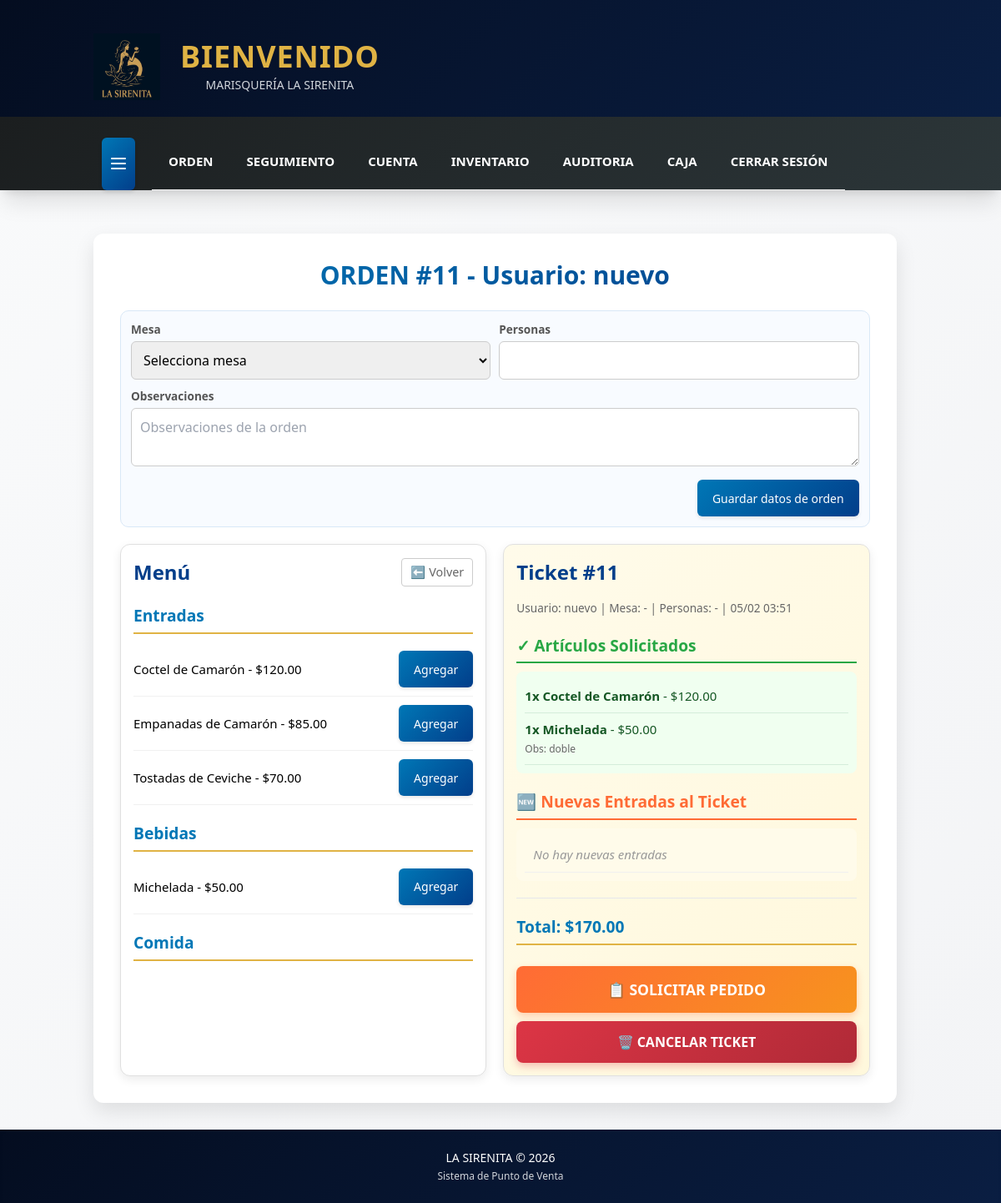
/ORDEN/?ticket_id=11 (signed in), run on the app's committed database.
### SIRENITA/models.py (models this page shows, shortened)
class Pedido(models.Model):
    ESTADO_PAGO_CHOICES = [
        ('PENDIENTE_DE_PAGO', 'Pendiente de Pago'),
        ('PAGADO', 'Pagado'),
        ('CANCELADO', 'Cancelado'),
    ]
    METODO_PAGO_CHOICES = [
        ('EFECTIVO', 'Efectivo'),
        ('TARJETA', 'Tarjeta'),
        ('TRANSFERENCIA', 'Transferencia'),
        ('STRIPE', 'Stripe'),
        ('MERCADOPAGO', 'MercadoPago'),
    ]
    usuario = models.ForeignKey(User, on_delete=models.CASCADE, null=True, blank=True)
    numero_cliente = models.IntegerField(null=True, blank=True)
    mesa = models.IntegerField(null=True, blank=True)
    personas = models.IntegerField(null=True, blank=True)
    observaciones = models.TextField(null=True, blank=True)
    creado = models.DateTimeField(auto_now_add=True)
    completado = models.BooleanField(default=False)
    estado_pago = models.CharField(max_length=20, choices=ESTADO_PAGO_CHOICES, default='PENDIENTE_DE_PAGO')
    cupon_aplicado = models.ForeignKey(Cupon, on_delete=models.SET_NULL, null=True, blank=True, related_name='pedidos')
    descuento_aplicado = models.DecimalField(max_digits=10, decimal_places=2, default=0)
    fecha_pago = models.DateTimeField(null=True, blank=True)
    metodo_pago = models.CharField(max_length=20, choices=METODO_PAGO_CHOICES, null=True, blank=True)

class Categoria(models.Model):
    nombre = models.CharField(max_length=100, unique=True)

class Producto(models.Model):
    categoria = models.ForeignKey(Categoria, on_delete=models.CASCADE, related_name="productos")
    nombre = models.CharField(max_length=200)
    precio = models.DecimalField(max_digits=8, decimal_places=2)
    disponible = models.BooleanField(default=True)

### SIRENITA/views.py (the view)
# urls.py: path('', views.ORDEN, name='tabla'),
@login_required
@never_cache
def ORDEN(request):
    ticket_id = request.GET.get('ticket_id')
    mesa_busqueda = request.GET.get('mesa', '').strip()
    ticket_actual = None
    if ticket_id:
        qs = Pedido.objects.filter(id=ticket_id)
        if not request.user.is_staff:
            qs = qs.filter(usuario=request.user)
        ticket_actual = qs.first()
    total_ticket_expr = Sum(
        F('items__cantidad') * F('items__producto__precio'),
        output_field=DecimalField(max_digits=12, decimal_places=2)
    )
    total_ticket_annotated = Coalesce(
        total_ticket_expr,
        Value(0, output_field=DecimalField(max_digits=12, decimal_places=2))
    )
    tickets_abiertos = Pedido.objects.filter(completado=False)
    if not request.user.is_staff:
        tickets_abiertos = tickets_abiertos.filter(usuario=request.user)
    if mesa_busqueda:
        try:
            tickets_abiertos = tickets_abiertos.filter(mesa=int(mesa_busqueda))
        except ValueError:
            tickets_abiertos = tickets_abiertos.none()
    tickets_abiertos = (
        tickets_abiertos
        .annotate(total_ticket=total_ticket_annotated)
        .order_by('-creado', '-id')
    )
    categorias = Categoria.objects.prefetch_related('productos')
    mesas_disponibles = Mesa.objects.order_by('mesa').values_list('mesa', flat=True)
    return render(request, 'ORDEN.html', {
        'categorias': categorias,
        'ticket_actual': ticket_actual,
        'tickets_abiertos': tickets_abiertos,
        'mesa_busqueda': mesa_busqueda,
        'mesas_disponibles': mesas_disponibles,
    })

### SIRENITA/templatetags/number_format.py (called while the page is built)
@register.filter
def format_number_en(value):
    if value in (None, ""):
        return "0.00"
    try:
        amount = Decimal(str(value))
    except (InvalidOperation, TypeError, ValueError):
        return value
    return f"{amount:,.2f}"

### SIRENITA/templates/ORDEN.html (shortened to what this page needs)
{% extends 'LAYOUT.html'%}
{% load static number_format l10n %}
{% block page_title %}
    {% if ticket_actual %}
        ORDEN #{{ ticket_actual.id }} - Usuario: {{ ticket_actual.usuario.username|default:"Sistema" }}
    {% else %}
        GESTIÓN DE ÓRDENES
    {% endif %}
{% endblock %}
{% block content %}
{% if not ticket_actual %}
<div class="container" style="display:block;">
    <div style="text-align:center; margin: 40px 0;">
        <h2 style="font-size: 2rem; color: #023e8a; margin-bottom: 30px;">Gestión de Tickets</h2>
    <form method="get" action="{% url 'ORDEN' %}" style="display:flex; justify-content:center; gap:10px; flex-wrap:wrap; margin-bottom:18px;">
      <input type="number" name="mesa" min="1" placeholder="Buscar por mesa" value="{{ mesa_busqueda }}" style="padding:10px 12px; border:1px solid #ccc; border-radius:8px; min-width:180px;">
      <button type="submit" style="margin-left:0; margin-top:0;">Buscar</button>
      {% if mesa_busqueda %}
      <a href="{% url 'ORDEN' %}" style="display:inline-flex; align-items:center; padding:10px 14px; border:1px solid #ccc; border-radius:8px; text-decoration:none; color:#555; background:#fff;">Limpiar</a>
      {% endif %}
    </form>
    <form method="post" action="{% url 'crear_ticket' %}" style="display:flex; justify-content:center; gap:10px; flex-wrap:wrap; align-items:center;">
      {% csrf_token %}
      <button type="submit" class="btn-new-ticket" style="border:none;">
        <span style="font-size: 1.5rem; margin-right: 10px;">+</span> ABRIR NUEVO TICKET
      </button>
    </form>
    </div>
    <div class="tickets-list-section">
        <h3 style="border-bottom: 2px solid #28a745; color: #28a745;">Tickets Abiertos</h3>
        {% if tickets_abiertos %}
            <ul class="ticket-list">
                {% for t in tickets_abiertos %}
                <li>
                    <a href="{% url 'ORDEN' %}?ticket_id={{ t.id }}" class="ticket-link">
                        <div style="display:flex; justify-content:space-between; align-items:center;">
                            <span style="font-weight:bold; font-size:1.1rem; color:#023e8a;">Ticket #{{ t.id }}</span>
                      <span style="font-weight:bold; color:#28a745;">${{ t.total_ticket|format_number_en }}</span>
                        </div>
                        <div class="ticket-info">
                            <span style="margin-right:15px;">📅 {{ t.creado|date:"d/m/Y H:i" }}</span>
                            <span>👤 {{ t.usuario.username|default:"Sistema" }}</span>
                          <span style="margin-left:15px;">🪑 Mesa {{ t.mesa|default:"-" }}</span>
                          <span style="margin-left:15px;">👥 {% if t.personas %}{{ t.personas|format_int_en }}{% else %}-{% endif %}</span>
                        </div>
                    </a>
                </li>
                {% endfor %}
            </ul>
        {% else %}
            <div style="text-align:center; padding: 40px; color:#888; background:#f9f9f9; border-radius:8px;">
                <p>No hay tickets pendientes actualmente.</p>
            </div>
        {% endif %}
    </div>
</div>
<style>
    .btn-new-ticket {
        display: inline-flex;
        align-items: center;
        padding: 18px 36px;
        background: linear-gradient(135deg, #28a745 0%, #20863a 100%);
        color: white;
        text-decoration: none;
        border-radius: 50px;
        font-weight: bold;
        font-size: 1.2rem;
        box-shadow: 0 6px 15px rgba(40, 167, 69, 0.4);
        transition: all 0.3s ease;
    }
    .btn-new-ticket:hover {
        transform: translateY(-3px);
        box-shadow: 0 10px 20px rgba(40, 167, 69, 0.5);
    }
    .tickets-list-section {
        max-width: 800px;
        margin: 0 auto;
        background: white;
        padding: 30px;
        border-radius: 16px;
        box-shadow: 0 10px 30px rgba(0,0,0,0.08);
        border: 1px solid #f0f0f0;
    }
    .ticket-list {
        list-style: none;
        padding: 0;
        margin-top: 20px;
    }
    .ticket-list li {
        margin-bottom: 12px;
    }
    .ticket-link {
        display: block;
        padding: 20px;
        text-decoration: none;
        color: #333;
        transition: all 0.2s;
        border-radius: 12px;
        border: 1px solid #eee;
        background: #fff;
    }
    .ticket-link:hover {
        background-color: #f0f7ff;
        border-color: #0077b6;
        transform: translateX(5px);
    }
    .ticket-info {
        display: flex;
        flex-wrap: wrap;
        color: #666;
        font-size: 0.9rem;
        margin-top: 8px;
    }
</style>
{% else %}
<div style="max-width: 980px; margin: 0 auto 16px auto; background:#f8fbff; border:1px solid #d9e8f7; border-radius:10px; padding:12px;">
  <form method="post" action="{% url 'actualizar_datos_ticket' %}" style="display:grid; grid-template-columns:1fr 1fr; gap:10px;">
    <div>
      <label for="mesa" style="font-size:0.85rem; color:#555; font-weight:600; display:block; margin-bottom:4px;">Mesa</label>
      <select id="mesa" name="mesa" required style="width:100%; padding:10px; border:1px solid #ccc; border-radius:6px;">
        <option value="">Selecciona mesa</option>
      </select>
    </div>
    <div>
      <label for="personas" style="font-size:0.85rem; color:#555; font-weight:600; display:block; margin-bottom:4px;">Personas</label>
      <input id="personas" type="number" name="personas" min="1" step="1" inputmode="numeric" required value="{{ ticket_actual.personas|default:'' }}" style="width:100%; padding:10px; border:1px solid #ccc; border-radius:6px;">
    </div>
    <div style="grid-column:1 / -1;">
      <label for="observaciones_ticket" style="font-size:0.85rem; color:#555; font-weight:600; display:block; margin-bottom:4px;">Observaciones</label>
      <textarea id="observaciones_ticket" name="observaciones" rows="2" placeholder="Observaciones de la orden" style="width:100%; padding:10px; border:1px solid #ccc; border-radius:6px; resize:vertical;">{{ ticket_actual.observaciones|default:'' }}</textarea>
    </div>
    <div style="grid-column:1 / -1; text-align:right;">
      <button type="submit" style="margin:0;">Guardar datos de orden</button>
    </div>
  </form>
</div>
<div class="container">
  <div class="menu-section">
    <div style="display:flex; justify-content:space-between; align-items:center; margin-bottom:15px;">
        <h2 style="margin-bottom:0;">Menú</h2>
        <a href="{% url 'ORDEN' %}" style="font-size:0.9rem; color:#666; text-decoration:none; padding:5px 10px; border:1px solid #ccc; border-radius:4px;">⬅ Volver</a>
    </div>
    {% for categoria in categorias %}
      <h3>{{ categoria.nombre }}</h3>
      <ul>
        {% for producto in categoria.productos.all %}
          <li class="menu-item-row">
            <span class="menu-item-label">{{ producto.nombre }} - ${{ producto.precio|format_number_en }}</span>
            <button class="menu-item-btn" onclick="agregarProducto({{ producto.id }}, '{{ producto.nombre }}', {{ producto.precio|unlocalize }})">Agregar</button>
          </li>
        {% endfor %}
      </ul>
    {% endfor %}
  </div>
  <div class="ticket-section">
    <h2>Ticket #<span id="cliente-id">{{ ticket_actual.id }}</span></h2>
    <div id="ticket-info-extra" style="font-size:0.85rem; color:#666; margin-bottom:10px;">
      Usuario: {{ ticket_actual.usuario.username|default:"Sistema" }} | Mesa: {{ ticket_actual.mesa|default:"-" }} | Personas: {{ ticket_actual.personas|default:"-" }} | {{ ticket_actual.creado|date:"d/m H:i" }}
    </div>
    <div id="seccion-solicitados" style="margin-bottom: 20px;">
      <h3 style="color: #28a745; border-bottom: 2px solid #28a745;">✓ Artículos Solicitados</h3>
      <div id="ticket-solicitados" style="background: #f0fff0; padding: 10px; border-radius: 8px; min-height: 50px;">
      </div>
    </div>
    <div id="seccion-nuevos" style="margin-bottom: 20px;">
      <h3 style="color: #ff6b35; border-bottom: 2px solid #ff6b35;">🆕 Nuevas Entradas al Ticket</h3>
      <div id="ticket-nuevos" style="background: #fffbea; padding: 10px; border-radius: 8px; min-height: 50px;">
      </div>
    </div>
    <hr>
    <h3>Total: $<span id="ticket-total">0.00</span></h3>
    <div style="margin-top: 20px; text-align: center;">
        <button onclick="solicitarPedido()" class="btn-solicitar" id="btn-solicitar">
            📋 SOLICITAR PEDIDO
        </button>
      {% if user.is_superuser %}
      <button onclick="cancelarTicket()" class="btn-cancelar-ticket" id="btn-cancelar-ticket">
        🗑 CANCELAR TICKET
      </button>
      {% endif %}
    </div>
  </div>
</div>
{% endif %}
{% endblock %}

### SIRENITA/templates/LAYOUT.html (style rules this page uses)
:root { --color-dark-blue: #040d20; --color-navy: #1b1e1f; --color-gold: #E0B344; --color-blue-primary: #0077b6; --color-blue-dark: #023e8a; }
body { min-height: 100vh; display: flex; flex-direction: column; }
button, .boton { transition: all 0.3s ease; }
html { scroll-behavior: smooth; }

### SIRENITA/templates/ORDEN.html (style rules this page uses)
.container { display: flex; flex-direction: column; gap: 20px; margin-top: 20px; }
@media (min-width: 768px) { .container { flex-direction: row; } }
@media (min-width: 768px) { .menu-section, .ticket-section { width: 50%; } }
.menu-section, .ticket-section { width: 100%; padding: 15px; border: 1px solid #e0e0e0; background-color: #ffffff; border-radius: 12px; box-shadow: 0 4px 12px rgba(0, 0, 0, 0.08); transition: all 0.3s ease; }
.ticket-section { background: linear-gradient(135deg, #fffbea 0%, #fff8dc 100%); position: sticky; top: 60px; max-height: calc(100vh - 80px); overflow-y: auto; }
button { margin-left: 10px; margin-top: 5px; padding: 10px 18px; background: linear-gradient(135deg, #0077b6 0%, #023e8a 100%); color: white; border: none; border-radius: 6px; cursor: pointer; font-weight: 500; transition: all 0.3s ease; box-shadow: 0 2px 4px rgba(0, 0, 0, 0.1); min-height: 44px; font-size: 14px; }
.btn-solicitar { width: 100%; padding: 15px 30px; background: linear-gradient(135deg, #ff6b35 0%, #f7931e 100%); color: white; border: none; border-radius: 8px; font-size: 1.1rem; font-weight: bold; cursor: pointer; transition: all 0.3s ease; box-shadow: 0 4px 10px rgba(255, 107, 53, 0.3); margin-left: 0; }
.btn-cancelar-ticket { width: 100%; margin-top: 10px; margin-left: 0; padding: 13px 30px; background: linear-gradient(135deg, #dc3545 0%, #b02a37 100%); color: white; border: none; border-radius: 8px; font-size: 1rem; font-weight: bold; cursor: pointer; transition: all 0.3s ease; box-shadow: 0 4px 10px rgba(220, 53, 69, 0.3); }
h2 { color: #023e8a; margin-bottom: 15px; font-weight: bold; font-size: 1.5rem; }
h3 { margin-top: 20px; margin-bottom: 10px; color: #0077b6; font-weight: 600; border-bottom: 2px solid #E0B344; padding-bottom: 5px; font-size: 1.2rem; }
ul li { padding: 10px 0; border-bottom: 1px solid #f0f0f0; font-size: 15px; }
.menu-section ul { list-style: none; padding: 0; margin: 0; }
.menu-section .menu-item-row { display: flex; align-items: center; justify-content: space-between; gap: 12px; }
.menu-section .menu-item-label { flex: 1; min-width: 0; }
.menu-section .menu-item-btn { margin: 0; flex-shrink: 0; white-space: nowrap; }

### data on the page
Pedido: id "11", usuario.username "nuevo", mesa "-", personas "-", creado "05/02 03:51"
Categoria: nombre "Entradas"
Producto: nombre "Coctel de Camarón", precio "120.00"
Producto: nombre "Empanadas de Camarón", precio "85.00"
Producto: nombre "Tostadas de Ceviche", precio "70.00"
Categoria: nombre "Bebidas"
Producto: nombre "Michelada", precio "50.00"
Categoria: nombre "Comida"
